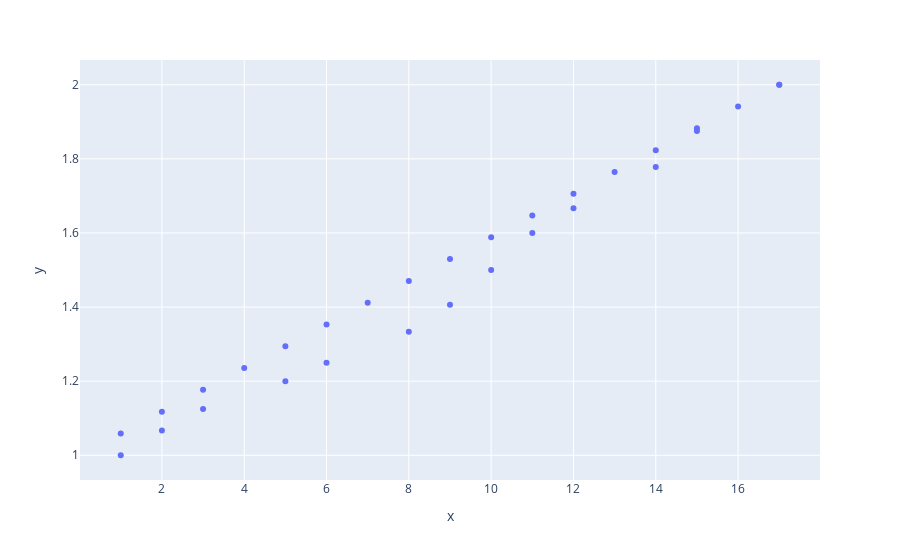

The notebook cell this image was saved under:
### Code cell
raag_notes = RaagPlayer().notes_list
raag_tuple = [(i+1,n,v) for i,(n,v) in enumerate(raag_notes.items())]


line = [(x, (1/17)*x+1)  for x in range(1,18)]
non3 = [i for i in raag_tuple if '3' not in i[1]]
# # px.scatter(pd.DataFrame(RaagPlayer().notes_list, index = [0]).T,  trendline = "ols")
plt.figure(figsize = (10,10))
px.scatter(x = [i[0] for i in non3],
           y = [i[-1] for i in non3], 
           trendline='ols')
px.scatter(x = [i[0] for i in line] + [i[0] for i in non3],
           y = [i[1] for i in line]+ [i[-1] for i in non3])

### Figure 1 — Plotly figure (JSON) as saved in the notebook; plotly's stock layout.template omitted (floating-point values rounded to 4 significant figures)
{"data": [{"hovertemplate": "x=%{x}<br>y=%{y}<extra></extra>", "legendgroup": "", "marker": {"color": "#636efa", "symbol": "circle"}, "mode": "markers", "name": "", "orientation": "v", "showlegend": false, "type": "scatter", "x": [1, 2, 3, 4, 5, 6, 7, 8, 9, 10, 11, 12, 13, 14, 15, 16, 17, 1, 2, 3, 5, 6, 8, 9, 10, 11, 12, 14, 15, 17], "xaxis": "x", "y": [1.059, 1.118, 1.176, 1.235, 1.294, 1.353, 1.412, 1.471, 1.529, 1.588, 1.647, 1.706, 1.765, 1.824, 1.882, 1.941, 2, 1, 1.067, 1.125, 1.2, 1.25, 1.333, 1.406, 1.5, 1.6, 1.667, 1.778, 1.875, 2], "yaxis": "y"}], "layout": {"legend": {"tracegroupgap": 0}, "margin": {"t": 60}, "xaxis": {"anchor": "y", "domain": [0, 1], "title": {"text": "x"}}, "yaxis": {"anchor": "x", "domain": [0, 1], "title": {"text": "y"}}}}
